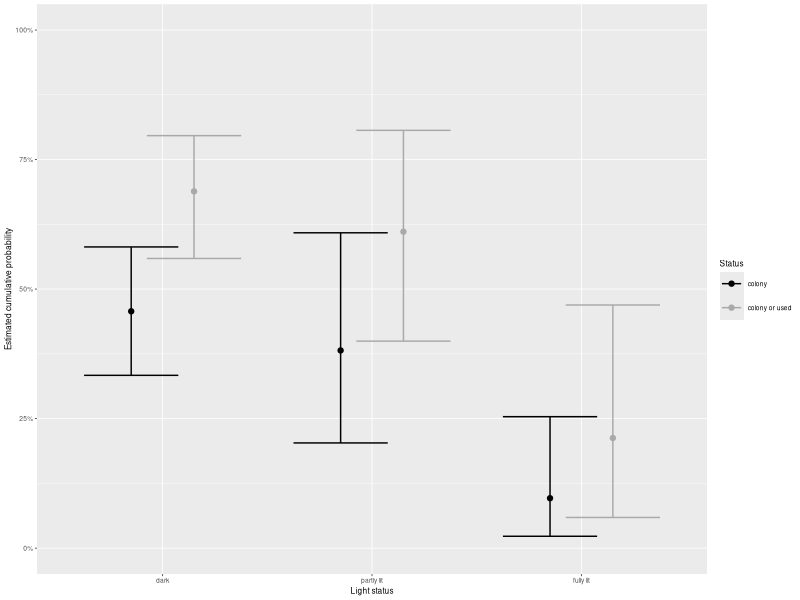
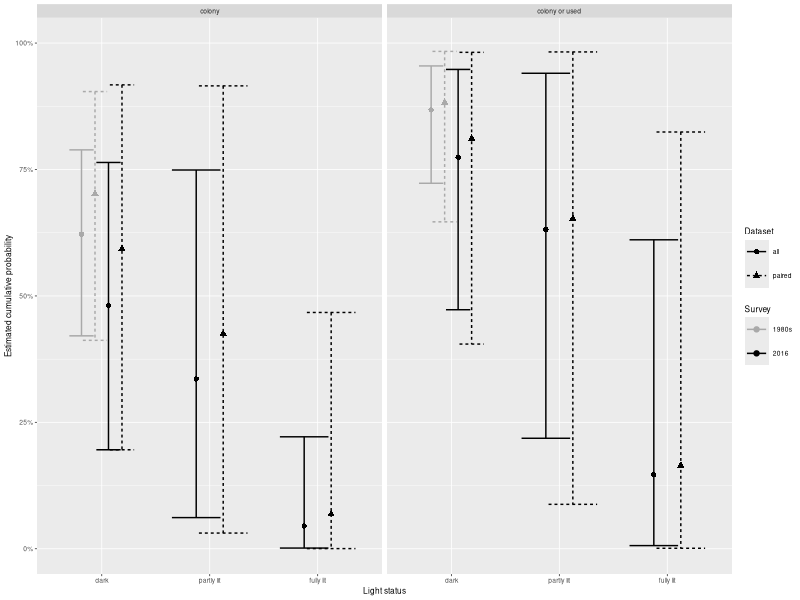
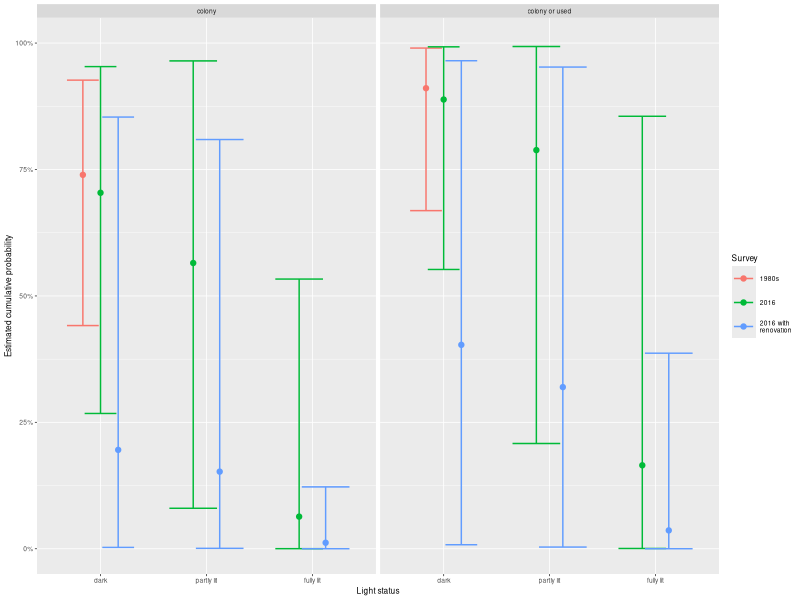

The R script that drew these images, in order:
## ---- chunk 1
library(knitr)
opts_chunk$set(
  cache = TRUE,
  autodep = TRUE,
  fig.width = 4,
  fig.height = 2,
  echo = FALSE,
  message = FALSE
)
library(tidyverse)
library(ordinal)
library(scales)
theme_set(theme_grey(base_size = 6))
## ---- chunk 2
status <- read_csv("../../data/status.csv") %>%
  mutate(
    Church = factor(Church),
    Lights = factor(
      Lights,
      levels = c("not", "half", "full"),
      labels = c("dark", "partly lit", "fully lit")
    ),
    Survey = factor(
      Survey,
      levels = c("80's", "2016"),
      labels = c("1980s", "2016")
    ),
    Status = factor(
      Status,
      levels = c("colony", "used", "no bats"),
      ordered = TRUE
    )
  ) %>%
  add_count(Church)
## ---- chunk 3
contrasts <- function(model, contrast, n = 1000){
  cf <- summary(model)$coef
  params <- rnorm(
    n * nrow(cf), 
    mean = cf[, "Estimate"], 
    sd = cf[, "Std. Error"]
  ) %>%
    matrix(nrow = nrow(cf))
  contrast %*% params
}
## ---- chunk 4
current_cont <- status %>%
  filter(Survey == "2016")
current_p <- fisher.test(current_cont$Status, current_cont$Lights)$p.value %>%
  round(4)
## ---- chunk 5
crosstab <- current_cont %>%
  transmute(
    Lights = as.character(Lights),
    Status = as.character(Status)
  ) %>%
  count(Lights, Status)
crosstab %>%
  group_by(Lights) %>%
  summarise(
    Status = "total",
    n = sum(n)
  ) %>%
  bind_rows(
    crosstab %>%
      group_by(Status) %>%
      summarise(
        Lights = "total",
        n = sum(n)
      ),
    crosstab %>%
      summarise(
        Status = "total",
        Lights = "total",
        n = sum(n)
      ),
    crosstab
  ) %>%
  mutate(
    Status = factor(
      Status, 
      levels = c("no bats", "used", "colony", "total")
    ),
    Lights = factor(
      Lights, 
      levels = c("dark", "partly lit", "fully lit", "total")
    )
  ) %>%
  spread(Status, n) %>%
  kable(caption = "Contingency table for the 2016 survey")
## ---- chunk 6
current_model <- clm(Status ~ Lights, data = status, subset = Survey == "2016")
current_lrt <- drop1(current_model, test = "Chisq")
current_lrt <- sprintf(
  "$\\chi^2_%i$=%.4g, p = %.2g", 
  current_lrt[2, "Df"], 
  current_lrt[2, "LRT"], 
  current_lrt[2, "Pr(>Chi)"]
)
## ---- chunk 7
current_or <- confint(current_model) %>%
  cbind(mean = coef(current_model)[3:4]) %>%
  exp() %>%
  as.data.frame() %>%
  select(mean = 3, lcl = 1, ucl = 2) %>%
  mutate(
    print = sprintf("$%.2f (%.2f; %.2f)$", mean, lcl, ucl)
  )
current_model %>%
  summary() %>%
  coef() %>%
  kable(
    digits = c(3, 3, 2, 4),
    caption = "Coefficients of the cumulative logit model for the 2016 survey."
  )
## ---- chunk 8
cumulative_logit <- contrasts(
  current_model, 
  contrast =  rbind(
    "colony:dark" = c(1, 0, 0, 0),
    "colony:partly lit" = c(1, 0, -1, 0),
    "colony:fully lit" = c(1, 0, 0, -1),
    "colony or used:dark" = c(0, 1, 0, 0),
    "colony or used:partly lit" = c(0, 1, -1, 0),
    "colony or used:fully lit" = c(0, 1, 0, -1)
  )
)
cumulative_prediction <- cumulative_logit %>%
  plogis() %>%
  apply(
    1, 
    function(x){
      c(
        Mean = mean(x), 
        LCL = quantile(x, 0.025) %>%
          unname(), 
        UCL = quantile(x, 0.975) %>%
          unname()
      )
    }
  ) %>%
  t() %>%
  as.data.frame() %>%
  rownames_to_column("Contrast") %>%
  extract(Contrast, c("Status", "Lights"), "(.*):(.*)") %>%
  mutate(Lights = factor(Lights, levels = levels(status$Lights)))
## ---- chunk 9
ggplot(
  cumulative_prediction, 
  aes(
    x = Lights, 
    y = Mean, ymin = LCL, ymax = UCL, 
    colour = Status
  )
) +
  geom_errorbar(position = position_dodge(width = 0.6)) +
  geom_point(position = position_dodge(width = 0.6)) +
  scale_x_discrete("Light status") +
  scale_y_continuous(
    "Estimated cumulative probability",
    labels = percent, 
    limits = 0:1
  ) +
  scale_color_manual(
    values = c("colony" = "black", "colony or used" = "darkgrey")
  )
## ---- chunk 10
survey_model0 <- clmm(
  Status ~ Survey + Lights + (1|Church), 
  data = status, 
  subset = n == 2
)
survey_model <- clmm(Status ~ Survey + Lights + (1|Church), data = status)
survey_lrt0 <- drop1(survey_model0, test = "Chisq")
survey_lrt0 <- sprintf(
  "$\\chi^2_%i$=%.4g, p = %.2g", 
  survey_lrt0[2:3, "Df"], 
  survey_lrt0[2:3, "LRT"], 
  survey_lrt0[2:3, "Pr(>Chi)"]
)
survey_lrt <- drop1(survey_model, test = "Chisq")
survey_lrt$`Pr(>Chi)` <- ifelse(
  survey_lrt$`Pr(>Chi)` < 0.0001,
  "p < 0.0001",
  sprintf("p = %.2g", survey_lrt$`Pr(>Chi)`)
)
survey_lrt <- sprintf(
  "$\\chi^2_%i$=%.4g, %s", 
  survey_lrt[2:3, "Df"], 
  survey_lrt[2:3, "LRT"], 
  survey_lrt[2:3, "Pr(>Chi)"]
)
## ---- chunk 11
survey_or <- confint(survey_model) %>%
  cbind(mean = coef(survey_model)) %>%
  exp() %>%
  as.data.frame() %>%
  select(mean = 3, lcl = 1, ucl = 2) %>%
  mutate(
    print = sprintf("$%.2f (%.2f; %.2f)$", mean, lcl, ucl)
  )
survey_model0 %>%
  summary() %>%
  coef() %>%
  as.data.frame() %>%
  rownames_to_column() %>%
  select(
    Parameter = 1, 
    "Pair Es" = 2, 
    "Pair SE" = 3, 
    "Pair z" = 4,
    "Pair p" = 5
  ) %>%
  bind_cols(
    survey_model %>%
      summary() %>%
      coef() %>%
      as.data.frame() %>%
      select(
        "All Es" = 1, 
        "All SE" = 2, 
        "All z" = 3,
        "All p" = 4
      )
  ) %>%
  kable(
    digits = c(0, 3, 3, 2, 4, 3, 3, 2, 4),
    caption = "Comparison between the coefficients of the cumulative logit mixed models for the paired dataset and the full dataset."
  )
## ---- chunk 12
cumulative_logit <- contrasts(
  survey_model, 
  contrast =  rbind(
    "all:colony:1980s:dark" = c(1, 0, 0, 0, 0),
    "all:colony:2016:dark" = c(1, 0, -1, 0, 0),
    "all:colony:2016:partly lit" = c(1, 0, -1, -1, 0),
    "all:colony:2016:fully lit" = c(1, 0, -1, 0, -1),
    "all:colony or used:1980s:dark" = c(0, 1, 0, 0, 0),
    "all:colony or used:2016:dark" = c(0, 1, -1, 0, 0),
    "all:colony or used:2016:partly lit" = c(0, 1, -1, -1, 0),
    "all:colony or used:2016:fully lit" = c(0, 1, -1, 0, -1)
  )
) %>%
  rbind(
    contrasts(
      survey_model0, 
      contrast =  rbind(
        "paired:colony:1980s:dark" = c(1, 0, 0, 0, 0),
        "paired:colony:2016:dark" = c(1, 0, -1, 0, 0),
        "paired:colony:2016:partly lit" = c(1, 0, -1, -1, 0),
        "paired:colony:2016:fully lit" = c(1, 0, -1, 0, -1),
        "paired:colony or used:1980s:dark" = c(0, 1, 0, 0, 0),
        "paired:colony or used:2016:dark" = c(0, 1, -1, 0, 0),
        "paired:colony or used:2016:partly lit" = c(0, 1, -1, -1, 0),
        "paired:colony or used:2016:fully lit" = c(0, 1, -1, 0, -1)
      )
    )
  )
cumulative_prediction <- cumulative_logit %>%
  plogis() %>%
  apply(
    1, 
    function(x){
      c(
        Mean = mean(x), 
        LCL = quantile(x, 0.025) %>%
          unname(), 
        UCL = quantile(x, 0.975) %>%
          unname()
      )
    }
  ) %>%
  t() %>%
  as.data.frame() %>%
  rownames_to_column("Contrast") %>%
  extract(
    Contrast, 
    c("Dataset", "Status", "Survey", "Lights"), 
    "(.*):(.*):(.*):(.*)"
  ) %>%
  mutate(Lights = factor(Lights, levels = levels(status$Lights)))
## ---- chunk 13
ggplot(
  cumulative_prediction, 
  aes(
    x = Lights, 
    y = Mean, ymin = LCL, ymax = UCL, 
    colour = Survey, 
    shape = Dataset, linetype = Dataset
  )
) +
  geom_errorbar(position = position_dodge(width = 0.5)) +
  geom_point(position = position_dodge(width = 0.5)) +
  scale_x_discrete("Light status") +
  scale_y_continuous(
    "Estimated cumulative probability",
    labels = percent, 
    limits = 0:1
  ) +
  scale_color_manual(
    values = c("2016" = "black", "1980s" = "darkgrey")
  ) +
  facet_wrap(~Status)
## ---- chunk 14
renovation_model <- clmm(
  Status ~ Survey + Lights + Renovated + (1|Church), 
  data = status
)
## ---- chunk 15
cumulative_logit <- contrasts(
  renovation_model, 
  contrast =  rbind(
    "colony:1980s:dark:no" = c(1, 0, 0, 0, 0, 0),
    "colony or used:1980s:dark:no" = c(0, 1, 0, 0, 0, 0),
    "colony:2016:dark:no" = c(1, 0, -1, 0, 0, 0),
    "colony:2016:partly lit:no" = c(1, 0, -1, -1, 0, 0),
    "colony:2016:fully lit:no" = c(1, 0, -1, 0, -1, 0),
    "colony or used:2016:dark:no" = c(0, 1, -1, 0, 0, 0),
    "colony or used:2016:partly lit:no" = c(0, 1, -1, -1, 0, 0),
    "colony or used:2016:fully lit:no" = c(0, 1, -1, 0, -1, 0),
    "colony:2016:dark:yes" = c(1, 0, -1, 0, 0, -1),
    "colony:2016:partly lit:yes" = c(1, 0, -1, -1, 0, -1),
    "colony:2016:fully lit:yes" = c(1, 0, -1, 0, -1, -1),
    "colony or used:2016:dark:yes" = c(0, 1, -1, 0, 0, -1),
    "colony or used:2016:partly lit:yes" = c(0, 1, -1, -1, 0, -1),
    "colony or used:2016:fully lit:yes" = c(0, 1, -1, 0, -1, -1)
  )
)
cumulative_prediction <- cumulative_logit %>%
  plogis() %>%
  apply(
    1, 
    function(x){
      c(
        Mean = mean(x), 
        LCL = quantile(x, 0.025) %>%
          unname(), 
        UCL = quantile(x, 0.975) %>%
          unname()
      )
    }
  ) %>%
  t() %>%
  as.data.frame() %>%
  rownames_to_column("Contrast") %>%
  extract(
    Contrast, 
    c("Status", "Survey", "Lights", "Renovation"), 
    "(.*):(.*):(.*):(.*)"
  ) %>%
  mutate(
    Survey = ifelse(
      Survey == "2016",
      Renovation,
      Survey
    ) %>%
      factor(
        levels = c("1980s", "no", "yes"),
        labels = c("1980s", "2016", "2016 with\nrenovation")
      ),
    Lights = factor(Lights, levels = levels(status$Lights))
  )
## ---- chunk 16
ggplot(
  cumulative_prediction, 
  aes(
    x = Lights, 
    y = Mean, ymin = LCL, ymax = UCL, 
    colour = Survey
  )
) +
  geom_errorbar(position = position_dodge(width = 0.5)) +
  geom_point(position = position_dodge(width = 0.5)) +
  scale_x_discrete("Light status") +
  scale_y_continuous(
    "Estimated cumulative probability",
    labels = percent, 
    limits = 0:1
  ) + 
  facet_wrap(~Status)
